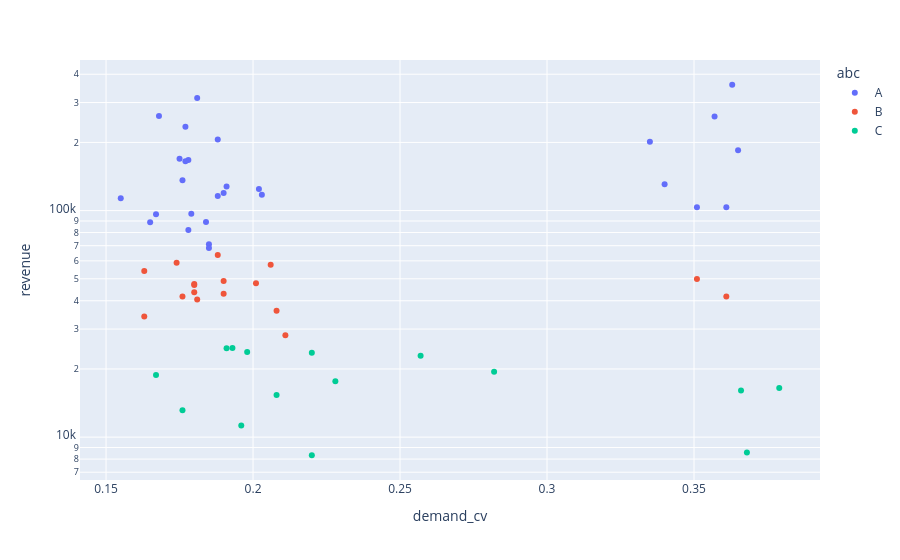

Notebook code for this chart:
### Markdown cell above
## 5. ABC-XYZ segmentation

### Code cell
abc = analytics.abc_xyz(sales, products)
print(abc.groupby('segment').agg(products=('product_id', 'count'), revenue=('revenue', 'sum')).round(0))
px.scatter(abc, x='demand_cv', y='revenue', color='abc', hover_name='product_name', log_y=True)

### Figure 1 — Plotly figure (JSON) as saved in the notebook; plotly's stock layout.template omitted (floating-point values rounded to 4 significant figures)
{"data": [{"hovertemplate": "<b>%{hovertext}</b><br><br>abc=A<br>demand_cv=%{x}<br>revenue=%{y}<extra></extra>", "hovertext": ["Mineral Water 1L", "Sugar 1kg", "Potato Chips 150g", "Lemonade 1L", "Body Lotion 400ml", "Razor 3pk", "Coffee Beans 500g", "Orange Juice 1L", "Lip Balm", "Cookies 300g", "Trail Mix 300g", "Hand Wash 250ml", "Iced Tea 500ml", "Ghee 500ml", "Toor Dal 1kg", "Hand Cream 75ml", "Bleach 1L", "Sunscreen 100ml", "Granola Bar 6pk", "Green Tea 25 bags", "Mango Drink 1L", "Salted Peanuts 200g", "Namkeen Mix 400g", "Honey 500g", "Salt 1kg", "Paper Towels 6pk", "Face Wash 100ml", "Soap Bar 4pk"], "legendgroup": "A", "marker": {"color": "#636efa", "symbol": "circle"}, "mode": "markers", "name": "A", "orientation": "v", "showlegend": true, "type": "scatter", "x": [0.363, 0.181, 0.168, 0.357, 0.177, 0.188, 0.335, 0.365, 0.175, 0.178, 0.177, 0.176, 0.34, 0.191, 0.202, 0.19, 0.203, 0.188, 0.155, 0.361, 0.351, 0.179, 0.167, 0.184, 0.165, 0.178, 0.185, 0.185], "xaxis": "x", "y": [359500.0, 313900.0, 261700.0, 260300.0, 234800.0, 205800.0, 201100.0, 184600.0, 169200.0, 167500.0, 165300.0, 136100.0, 130700.0, 127900.0, 124500.0, 119700.0, 117600.0, 116100.0, 113300.0, 103600.0, 103600.0, 96890.0, 96360.0, 89170.0, 88840.0, 82020.0, 71070.0, 68430.0], "yaxis": "y"}, {"hovertemplate": "<b>%{hovertext}</b><br><br>abc=B<br>demand_cv=%{x}<br>revenue=%{y}<extra></extra>", "hovertext": ["Air Freshener 300ml", "Basmati Rice 5kg", "Aluminium Foil 30m", "Pasta 500g", "Coconut Water 330ml", "Oats 1kg", "Shampoo 340ml", "Toilet Paper 12pk", "Floor Cleaner 1L", "Chocolate Bar 50g", "Cream Biscuits 200g", "Hair Oil 200ml", "Cola 2L", "Sunflower Oil 1L", "Toothpaste 150g", "Rice Crackers 120g", "Mouthwash 500ml"], "legendgroup": "B", "marker": {"color": "#EF553B", "symbol": "circle"}, "mode": "markers", "name": "B", "orientation": "v", "showlegend": true, "type": "scatter", "x": [0.188, 0.174, 0.206, 0.163, 0.351, 0.19, 0.201, 0.18, 0.18, 0.18, 0.19, 0.176, 0.361, 0.181, 0.208, 0.163, 0.211], "xaxis": "x", "y": [63770.0, 58810.0, 57740.0, 54190.0, 49860.0, 48950.0, 47730.0, 47440.0, 46890.0, 43640.0, 42900.0, 41770.0, 41710.0, 40550.0, 36100.0, 34040.0, 28200.0], "yaxis": "y"}, {"hovertemplate": "<b>%{hovertext}</b><br><br>abc=C<br>demand_cv=%{x}<br>revenue=%{y}<extra></extra>", "hovertext": ["Tea Powder 500g", "Sponges 5pk", "Wheat Flour 5kg", "Glass Cleaner 500ml", "Trash Bags 30pk", "Deodorant 150ml", "Cashew Nuts 250g", "Popcorn 100g", "Energy Drink 250ml", "Apple Juice 1L", "Laundry Detergent 2kg", "Chickpeas 1kg", "Dish Soap 500ml", "Soda Water 500ml", "Wafers 75g"], "legendgroup": "C", "marker": {"color": "#00cc96", "symbol": "circle"}, "mode": "markers", "name": "C", "orientation": "v", "showlegend": true, "type": "scatter", "x": [0.193, 0.191, 0.198, 0.22, 0.257, 0.282, 0.167, 0.228, 0.379, 0.366, 0.208, 0.176, 0.196, 0.368, 0.22], "xaxis": "x", "y": [24750.0, 24690.0, 23740.0, 23560.0, 22850.0, 19440.0, 18780.0, 17640.0, 16470.0, 16060.0, 15360.0, 13130.0, 11250.0, 8559.0, 8317.0], "yaxis": "y"}], "layout": {"legend": {"title": {"text": "abc"}, "tracegroupgap": 0}, "margin": {"t": 60}, "xaxis": {"anchor": "y", "domain": [0.0, 1.0], "title": {"text": "demand_cv"}}, "yaxis": {"anchor": "x", "domain": [0.0, 1.0], "title": {"text": "revenue"}, "type": "log"}}}
